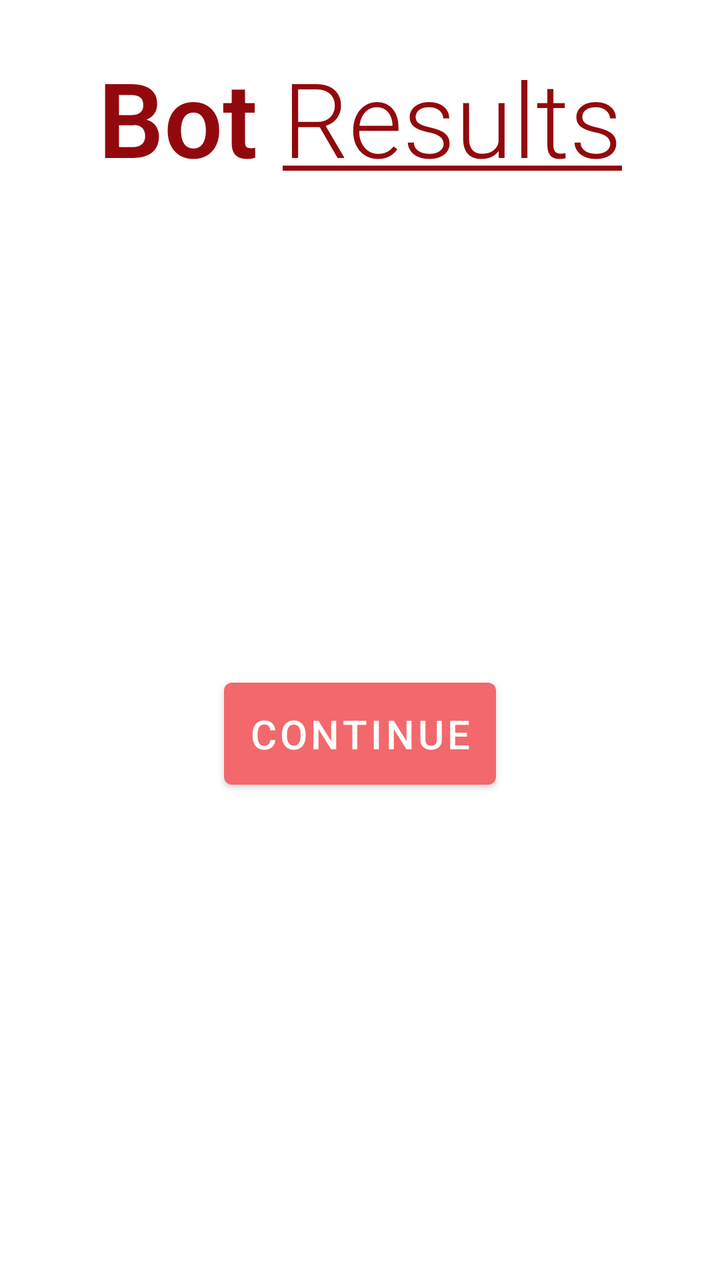
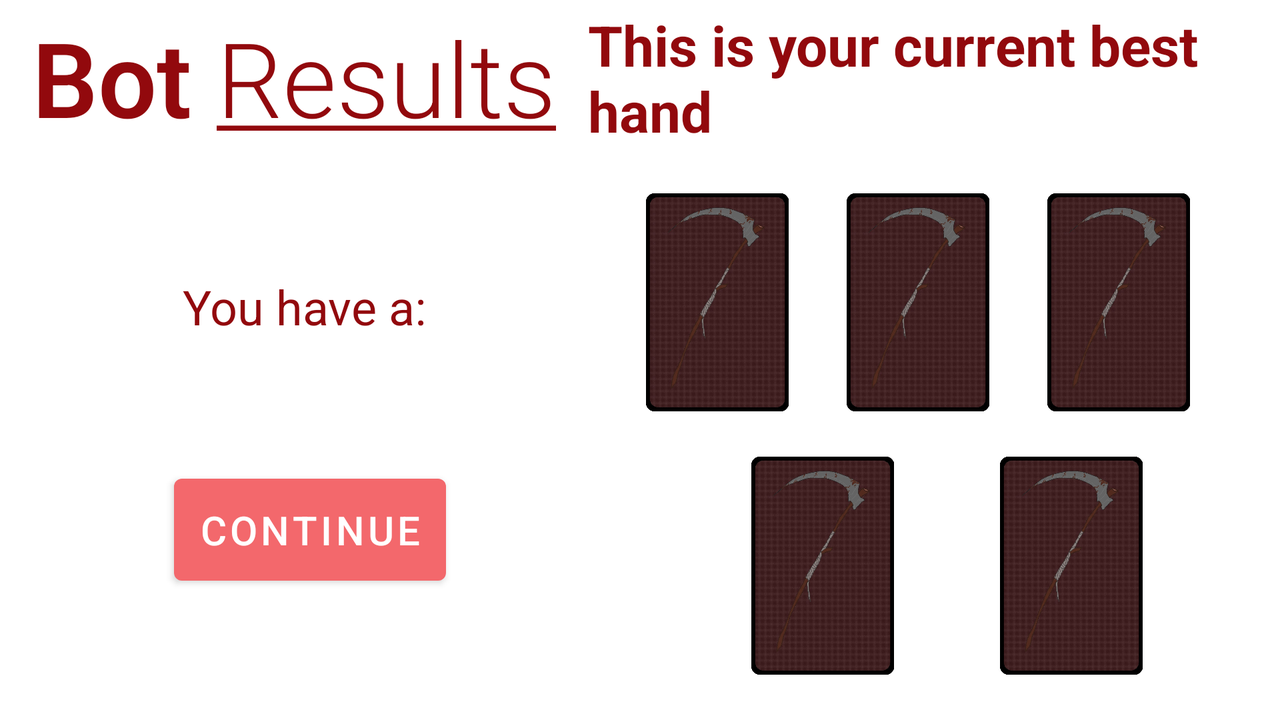

Compare how this app lays out the same screen by default and in its alternative resource folder. The renders come first, then the two layout files and the values they reference.
<!-- AndroidManifest.xml: application theme Theme.PokerBotApp -->
<!-- res/layout/fragment_bot_results.xml -->
<?xml version="1.0" encoding="utf-8"?>
<androidx.constraintlayout.widget.ConstraintLayout xmlns:android="http://schemas.android.com/apk/res/android"
    xmlns:tools="http://schemas.android.com/tools"
    xmlns:app="http://schemas.android.com/apk/res-auto"
    android:layout_width="match_parent"
    android:layout_height="match_parent"
    tools:context=".BotResultsFragment"
    android:id="@+id/bot_results_fragment">

    <TextView
        android:id="@+id/results_header_textView"
        android:layout_width="wrap_content"
        android:layout_height="wrap_content"
        android:textAlignment="center"
        android:layout_marginTop="24dp"
        android:fontFamily="sans-serif-light"
        android:text="@string/bot_results_title"
        android:textSize="52sp"
        app:layout_constraintEnd_toEndOf="parent"
        app:layout_constraintStart_toStartOf="parent"
        app:layout_constraintTop_toTopOf="parent" />

    <Button
        android:id="@+id/continue_button"
        android:layout_width="wrap_content"
        android:layout_height="wrap_content"
        android:padding="12dp"
        android:text="@string/continue_"
        android:textSize="20sp"
        app:layout_constraintTop_toBottomOf="@id/results_header_textView"
        app:layout_constraintBottom_toBottomOf="parent"
        app:layout_constraintStart_toStartOf="parent"
        app:layout_constraintEnd_toEndOf="parent"/>

</androidx.constraintlayout.widget.ConstraintLayout>
<!-- resources referenced by this layout -->
<resources>
  <string name="bot_results_title"><b>Bot</b> <u>Results</u></string>
  <string name="continue_">Continue</string>
  <style name="Theme.PokerBotApp" parent="Theme.MaterialComponents.DayNight.DarkActionBar">
          
          <item name="colorPrimary">@color/playingCardRedLight</item>
          <item name="colorPrimaryVariant">@color/playingCardRed</item>
          <item name="colorOnPrimary">@color/white</item>
          
          <item name="colorSecondary">@color/teal_200</item>
          <item name="colorSecondaryVariant">@color/teal_700</item>
          <item name="colorOnSecondary">@color/black</item>
          
          <item name="android:statusBarColor" tools:targetApi="l">?attr/colorPrimaryVariant</item>
          
          <item name="android:textColor">@color/playingCardRedDarker</item>
      </style>
  <color name="playingCardRedLight">#F3686C</color>
  <color name="playingCardRed">#D64044</color>
  <color name="white">#FFFFFFFF</color>
  <color name="teal_200">#FF03DAC5</color>
  <color name="teal_700">#FF018786</color>
  <color name="black">#FF000000</color>
  <color name="playingCardRedDarker">#92090D</color>
</resources>
<!-- res/layout-land/fragment_bot_results.xml (the repository's variant of the layout above) -->
<!-- drawn on the phone turned sideways -->
<?xml version="1.0" encoding="utf-8"?>
<androidx.constraintlayout.widget.ConstraintLayout xmlns:android="http://schemas.android.com/apk/res/android"
    xmlns:app="http://schemas.android.com/apk/res-auto"
    xmlns:tools="http://schemas.android.com/tools"
    android:id="@+id/bot_results_fragment"
    android:layout_width="match_parent"
    android:layout_height="match_parent"
    tools:context=".BotResultsFragment">

    <TextView
        android:id="@+id/results_header_textView"
        android:layout_width="wrap_content"
        android:layout_height="wrap_content"
        android:layout_marginLeft="16dp"
        android:layout_marginTop="4dp"
        android:fontFamily="sans-serif-light"
        android:text="@string/bot_results_title"
        android:textAlignment="center"
        android:textSize="52sp"
        app:layout_constraintStart_toStartOf="parent"
        app:layout_constraintTop_toTopOf="parent" />

    <TextView
        android:id="@+id/textView"
        android:layout_width="0dp"
        android:layout_marginLeft="16dp"
        android:layout_marginRight="16dp"
        android:layout_height="wrap_content"
        android:text="@string/best_hand_title"
        android:textSize="28sp"
        android:textStyle="bold"
        app:layout_constraintBottom_toBottomOf="@+id/results_header_textView"
        app:layout_constraintEnd_toEndOf="parent"
        app:layout_constraintStart_toEndOf="@+id/results_header_textView"
        app:layout_constraintTop_toTopOf="@+id/results_header_textView" />

    <ImageView
        android:id="@+id/card1"
        android:layout_width="71.4dp"
        android:layout_height="108.9dp"
        android:padding="0dp"
        android:scaleType="centerCrop"
        android:src="@drawable/flipped_card"
        app:layout_constraintEnd_toStartOf="@id/card2"
        app:layout_constraintBottom_toBottomOf="@+id/card2"
        app:layout_constraintStart_toStartOf="@+id/textView"
        app:layout_constraintTop_toTopOf="@+id/card2" />

    <ImageView
        android:id="@+id/card2"
        android:layout_width="71.4dp"
        android:layout_height="108.9dp"
        android:padding="0dp"
        android:scaleType="centerCrop"
        android:src="@drawable/flipped_card"
        app:layout_constraintEnd_toStartOf="@id/card3"
        app:layout_constraintStart_toEndOf="@id/card1"
        app:layout_constraintTop_toBottomOf="@+id/textView"
        app:layout_constraintBottom_toTopOf="@id/card4"/>

    <ImageView
        android:id="@+id/card3"
        android:layout_width="71.4dp"
        android:layout_height="108.9dp"
        android:padding="0dp"
        android:scaleType="centerCrop"
        android:src="@drawable/flipped_card"
        app:layout_constraintEnd_toEndOf="@+id/textView"
        app:layout_constraintTop_toTopOf="@id/card2"
        app:layout_constraintStart_toEndOf="@id/card2"
        app:layout_constraintBottom_toBottomOf="@id/card2"/>

    <ImageView
        android:id="@+id/card4"
        android:layout_width="71.4dp"
        android:layout_height="108.9dp"
        android:padding="0dp"
        android:scaleType="centerCrop"
        android:src="@drawable/flipped_card"
        app:layout_constraintBottom_toBottomOf="parent"
        app:layout_constraintEnd_toStartOf="@id/card5"
        app:layout_constraintStart_toStartOf="@+id/card1"
        app:layout_constraintTop_toBottomOf="@+id/card2" />

    <ImageView
        android:id="@+id/card5"
        android:layout_width="71.4dp"
        android:layout_height="108.9dp"
        android:padding="0dp"
        android:scaleType="centerCrop"
        android:src="@drawable/flipped_card"
        app:layout_constraintBottom_toBottomOf="parent"
        app:layout_constraintEnd_toEndOf="@+id/textView"
        app:layout_constraintStart_toEndOf="@id/card4"
        app:layout_constraintTop_toBottomOf="@+id/card2" />

    <TextView
        android:id="@+id/results_description_textView"
        android:layout_width="0dp"
        android:layout_height="wrap_content"
        android:text="@string/best_hand_desc"
        android:textAlignment="center"
        android:textSize="24sp"
        app:layout_constraintBottom_toTopOf="@id/continue_button"
        app:layout_constraintEnd_toStartOf="@+id/textView"
        app:layout_constraintStart_toStartOf="@+id/results_header_textView"
        app:layout_constraintTop_toBottomOf="@+id/results_header_textView" />

    <Button
        android:id="@+id/continue_button"
        android:layout_width="wrap_content"
        android:layout_height="wrap_content"
        android:padding="12dp"
        android:text="@string/continue_"
        android:textSize="20sp"
        app:layout_constraintBottom_toBottomOf="parent"
        app:layout_constraintEnd_toStartOf="@+id/textView"
        app:layout_constraintStart_toStartOf="@+id/results_header_textView"
        app:layout_constraintTop_toBottomOf="@+id/results_description_textView" />


</androidx.constraintlayout.widget.ConstraintLayout>
<!-- resources referenced by the variant -->
<!-- as the phone turned sideways resolves them -->
<resources>
  <!-- drawable flipped_card: jpg bitmap (drawable, 164318 bytes) -->
  <string name="best_hand_desc">You have a:\u0020</string>
  <string name="best_hand_title">This is your current best hand</string>
  <string name="bot_results_title"><b>Bot</b> <u>Results</u></string>
  <string name="continue_">Continue</string>
  <style name="Theme.PokerBotApp" parent="Theme.MaterialComponents.DayNight.DarkActionBar">
          
          <item name="colorPrimary">@color/playingCardRedLight</item>
          <item name="colorPrimaryVariant">@color/playingCardRed</item>
          <item name="colorOnPrimary">@color/white</item>
          
          <item name="colorSecondary">@color/teal_200</item>
          <item name="colorSecondaryVariant">@color/teal_700</item>
          <item name="colorOnSecondary">@color/black</item>
          
          <item name="android:statusBarColor" tools:targetApi="l">?attr/colorPrimaryVariant</item>
          
          <item name="android:textColor">@color/playingCardRedDarker</item>
      </style>
  <color name="playingCardRedLight">#F3686C</color>
  <color name="playingCardRed">#D64044</color>
  <color name="white">#FFFFFFFF</color>
  <color name="teal_200">#FF03DAC5</color>
  <color name="teal_700">#FF018786</color>
  <color name="black">#FF000000</color>
  <color name="playingCardRedDarker">#92090D</color>
</resources>
